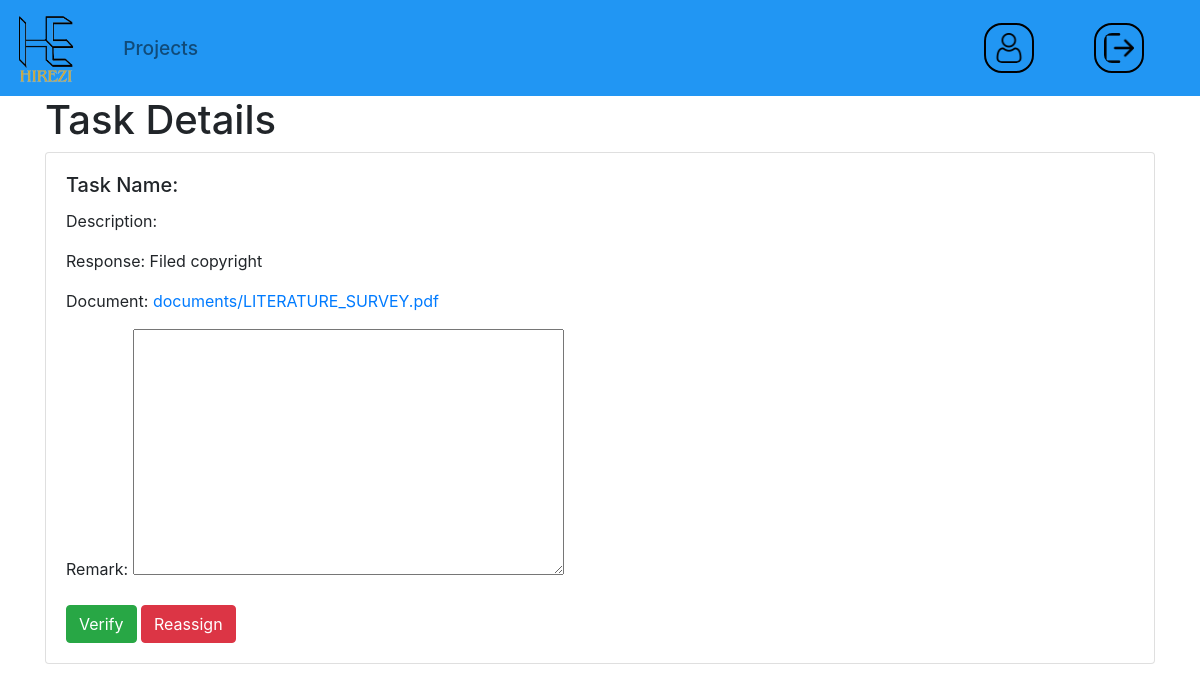
/task-details-mentor/2/ (signed in), run on the app's committed database.
### college/models.py (models this page shows, shortened)
class ProjectTask(models.Model):
    STATUS_CHOICES = [
        ('Pending', 'Pending'),
        ('Completed', 'Completed'),
        ('InProgress', 'In Progress'),
        ('Submitted','Submitted'),
        ('Reassigned','Re Assigned')
    ]
    project = models.ForeignKey('Project', on_delete=models.CASCADE)
    task_name = models.ForeignKey(Task, on_delete=models.CASCADE)
    status = models.CharField(max_length=20, choices=STATUS_CHOICES, default='Pending')
    response = models.TextField(blank=True, null=True)
    remark = models.TextField(blank=True, null=True)
    document = models.FileField(upload_to='documents/', blank=True, null=True)

### college/views.py (the view)
# urls.py: path('task-details-mentor/<int:task_id>/', views.task_details_mentor, name='task_details-mentor'),
@login_required
def task_details_mentor(request, task_id):
    task = ProjectTask.objects.get(id=task_id)
    if request.method == 'POST':
        form = ProjectTaskForm(request.POST, request.FILES, instance=task)
        if form.is_valid():
            form.save()
            project_id = task.project.id
            print(project_id)
            return redirect('project_tasks', project_id=project_id)
        print(request.POST)
        if 'verify' in request.POST:
            task.status = 'Verified'
            task.save()
            return redirect('project_tasks_mentor', project_id=task.project.id)
        elif 'reassign' in request.POST:
            return redirect('mentors/tasks.html', project_id=task.project.id)
    else:
        form = ProjectTaskForm(instance=task)
    return render(request, 'mentors/task_verify.html', {'task': task, 'form': form})

### college/forms.py
class ProjectTaskForm(forms.ModelForm):
    class Meta:
        model = ProjectTask
        fields = [ 'remark']

### templates/mentors/task_verify.html (shortened to what this page needs)
{%extends 'mentors/mentor_base.html'%}
{% block body %}
<div class="container">
    <h1>Task Details</h1>
    <div class="card">
        <div class="card-body">
            <h5 class="card-title">Task Name: {{ task.task_name.name }}</h5>
            <p class="card-text">Description: {{ task.task_name.description }}</p>
            <p class="card-text">Response: {{ task.response }}</p>
            <p class="card-text">Document: <a href="{{ task.document.url }}">{{ task.document }}</a></p>
                {{ form.as_p }}
                <button type="submit" name="verify" value="verify" class="btn btn-success">Verify</button>
                <button type="submit" name="reassign" value="reassign" class="btn btn-danger">Reassign</button>
        </div>
    </div>
</div>
{%endblock%}

### data on the page
ProjectTask: response "Filed copyright", document "documents/LITERATURE_SURVEY.pdf"
